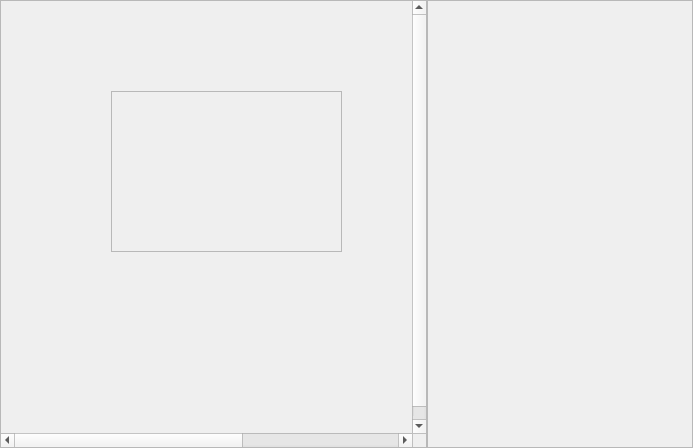
<?xml version="1.0" encoding="UTF-8"?>
<ui version="4.0">
 <class>VideoSnapshotDialog</class>
 <widget class="QDialog" name="VideoSnapshotDialog">
  <property name="geometry">
   <rect>
    <x>0</x>
    <y>0</y>
    <width>693</width>
    <height>448</height>
   </rect>
  </property>
  <property name="windowTitle">
   <string>Video Snapshot</string>
  </property>
  <property name="windowIcon">
   <iconset resource="resources.qrc">
    <normaloff>:/images/icons/thumbnail.png</normaloff>:/images/icons/thumbnail.png</iconset>
  </property>
  <layout class="QVBoxLayout" name="verticalLayout">
   <property name="spacing">
    <number>0</number>
   </property>
   <property name="leftMargin">
    <number>0</number>
   </property>
   <property name="topMargin">
    <number>0</number>
   </property>
   <property name="rightMargin">
    <number>0</number>
   </property>
   <property name="bottomMargin">
    <number>0</number>
   </property>
   <item>
    <widget class="QWidget" name="widget" native="true">
     <layout class="QHBoxLayout" name="horizontalLayout">
      <property name="spacing">
       <number>0</number>
      </property>
      <property name="leftMargin">
       <number>0</number>
      </property>
      <property name="topMargin">
       <number>0</number>
      </property>
      <property name="rightMargin">
       <number>0</number>
      </property>
      <property name="bottomMargin">
       <number>0</number>
      </property>
      <item>
       <widget class="QScrollArea" name="scrollArea">
        <property name="widgetResizable">
         <bool>false</bool>
        </property>
        <widget class="QWidget" name="scrollAreaWidgetContents">
         <property name="geometry">
          <rect>
           <x>0</x>
           <y>0</y>
           <width>691</width>
           <height>446</height>
          </rect>
         </property>
         <widget class="QLabel" name="imageLabel">
          <property name="geometry">
           <rect>
            <x>110</x>
            <y>90</y>
            <width>231</width>
            <height>161</height>
           </rect>
          </property>
          <property name="frameShape">
           <enum>QFrame::StyledPanel</enum>
          </property>
          <property name="text">
           <string/>
          </property>
         </widget>
        </widget>
       </widget>
      </item>
      <item>
       <widget class="QFrame" name="histogramContainer">
        <property name="minimumSize">
         <size>
          <width>266</width>
          <height>0</height>
         </size>
        </property>
        <property name="maximumSize">
         <size>
          <width>266</width>
          <height>16777215</height>
         </size>
        </property>
        <property name="frameShape">
         <enum>QFrame::StyledPanel</enum>
        </property>
        <property name="frameShadow">
         <enum>QFrame::Sunken</enum>
        </property>
        <layout class="QVBoxLayout" name="verticalLayout_2">
         <property name="spacing">
          <number>0</number>
         </property>
         <property name="leftMargin">
          <number>3</number>
         </property>
         <property name="topMargin">
          <number>3</number>
         </property>
         <property name="rightMargin">
          <number>3</number>
         </property>
         <property name="bottomMargin">
          <number>3</number>
         </property>
         <item>
          <widget class="HistogramInfoFrame" name="histogramFrame">
           <property name="minimumSize">
            <size>
             <width>258</width>
             <height>0</height>
            </size>
           </property>
           <property name="maximumSize">
            <size>
             <width>258</width>
             <height>16777215</height>
            </size>
           </property>
           <property name="toolTip">
            <string/>
           </property>
           <property name="frameShape">
            <enum>QFrame::NoFrame</enum>
           </property>
           <property name="frameShadow">
            <enum>QFrame::Sunken</enum>
           </property>
          </widget>
         </item>
        </layout>
       </widget>
      </item>
     </layout>
    </widget>
   </item>
  </layout>
 </widget>
 <customwidgets>
  <customwidget>
   <class>HistogramInfoFrame</class>
   <extends>QFrame</extends>
   <header location="global">HistogramInfoFrame.hpp</header>
   <container>1</container>
  </customwidget>
 </customwidgets>
 <resources>
  <include location="resources.qrc"/>
 </resources>
 <connections/>
</ui>
